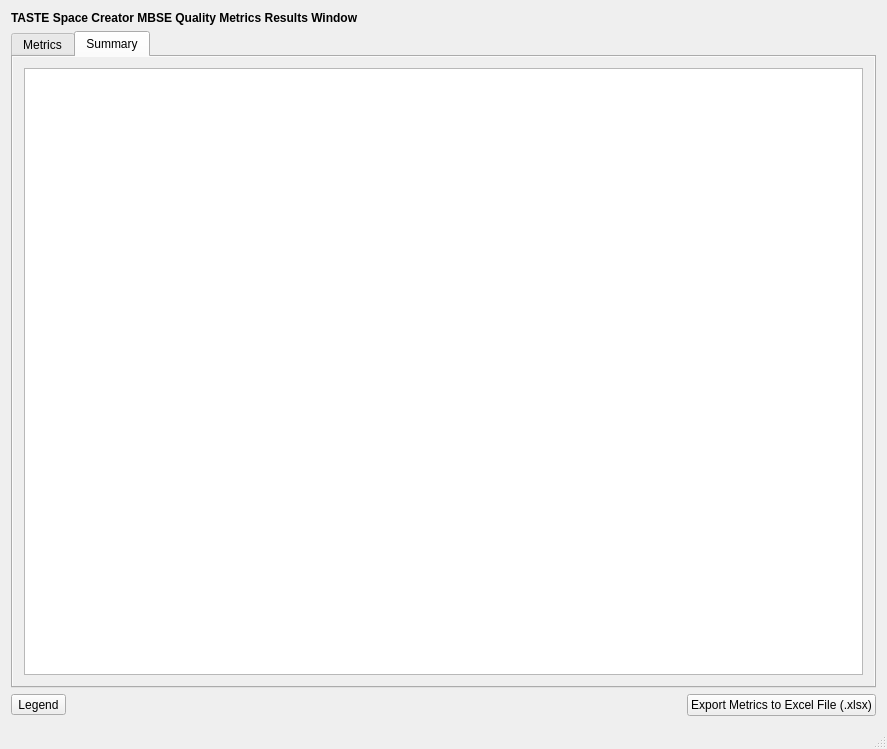
<?xml version="1.0" encoding="UTF-8"?>
<ui version="4.0">
 <class>MBSEQualityModelCheckerWindow</class>
 <widget class="QMainWindow" name="MBSEQualityModelCheckerWindow">
  <property name="geometry">
   <rect>
    <x>0</x>
    <y>0</y>
    <width>887</width>
    <height>749</height>
   </rect>
  </property>
  <property name="sizePolicy">
   <sizepolicy hsizetype="Expanding" vsizetype="Expanding">
    <horstretch>0</horstretch>
    <verstretch>0</verstretch>
   </sizepolicy>
  </property>
  <property name="windowTitle">
   <string>MBSE Quality Model Checking window</string>
  </property>
  <property name="windowIcon">
   <iconset theme="applications-engineering">
    <normaloff>mqm.png</normaloff>mqm.png</iconset>
  </property>
  <widget class="QWidget" name="centralWidget">
   <property name="sizePolicy">
    <sizepolicy hsizetype="Expanding" vsizetype="Expanding">
     <horstretch>0</horstretch>
     <verstretch>0</verstretch>
    </sizepolicy>
   </property>
   <layout class="QGridLayout" name="gridLayout">
    <item row="0" column="0">
     <widget class="QLabel" name="label_3">
      <property name="font">
       <font>
        <bold>true</bold>
       </font>
      </property>
      <property name="text">
       <string>TASTE Space Creator MBSE Quality Metrics Results Window</string>
      </property>
     </widget>
    </item>
    <item row="6" column="0">
     <widget class="QToolButton" name="ColoursLegend">
      <property name="text">
       <string>Legend</string>
      </property>
     </widget>
    </item>
    <item row="1" column="0" colspan="3">
     <widget class="QTabWidget" name="tabWidget">
      <property name="autoFillBackground">
       <bool>false</bool>
      </property>
      <property name="currentIndex">
       <number>1</number>
      </property>
      <widget class="QWidget" name="Metrics">
       <property name="sizePolicy">
        <sizepolicy hsizetype="Expanding" vsizetype="Expanding">
         <horstretch>0</horstretch>
         <verstretch>0</verstretch>
        </sizepolicy>
       </property>
       <property name="layoutDirection">
        <enum>Qt::RightToLeft</enum>
       </property>
       <property name="autoFillBackground">
        <bool>true</bool>
       </property>
       <attribute name="title">
        <string>Metrics</string>
       </attribute>
       <layout class="QGridLayout" name="gridLayout_2">
        <item row="0" column="0">
         <widget class="QTableWidget" name="tableWidget_metrics_result">
          <property name="layoutDirection">
           <enum>Qt::LeftToRight</enum>
          </property>
          <property name="autoFillBackground">
           <bool>false</bool>
          </property>
         </widget>
        </item>
       </layout>
      </widget>
      <widget class="QWidget" name="Summary">
       <property name="sizePolicy">
        <sizepolicy hsizetype="Expanding" vsizetype="Expanding">
         <horstretch>0</horstretch>
         <verstretch>0</verstretch>
        </sizepolicy>
       </property>
       <property name="autoFillBackground">
        <bool>true</bool>
       </property>
       <attribute name="title">
        <string>Summary</string>
       </attribute>
       <layout class="QGridLayout" name="gridLayout_3">
        <item row="0" column="0">
         <widget class="QTableWidget" name="tableWidget"/>
        </item>
       </layout>
      </widget>
     </widget>
    </item>
    <item row="6" column="2">
     <widget class="QPushButton" name="Export">
      <property name="sizePolicy">
       <sizepolicy hsizetype="Fixed" vsizetype="Fixed">
        <horstretch>0</horstretch>
        <verstretch>0</verstretch>
       </sizepolicy>
      </property>
      <property name="layoutDirection">
       <enum>Qt::RightToLeft</enum>
      </property>
      <property name="text">
       <string>Export Metrics to Excel File (.xlsx)</string>
      </property>
     </widget>
    </item>
   </layout>
  </widget>
  <widget class="QStatusBar" name="statusBar"/>
 </widget>
 <layoutdefault spacing="6" margin="11"/>
 <resources/>
 <connections/>
</ui>
